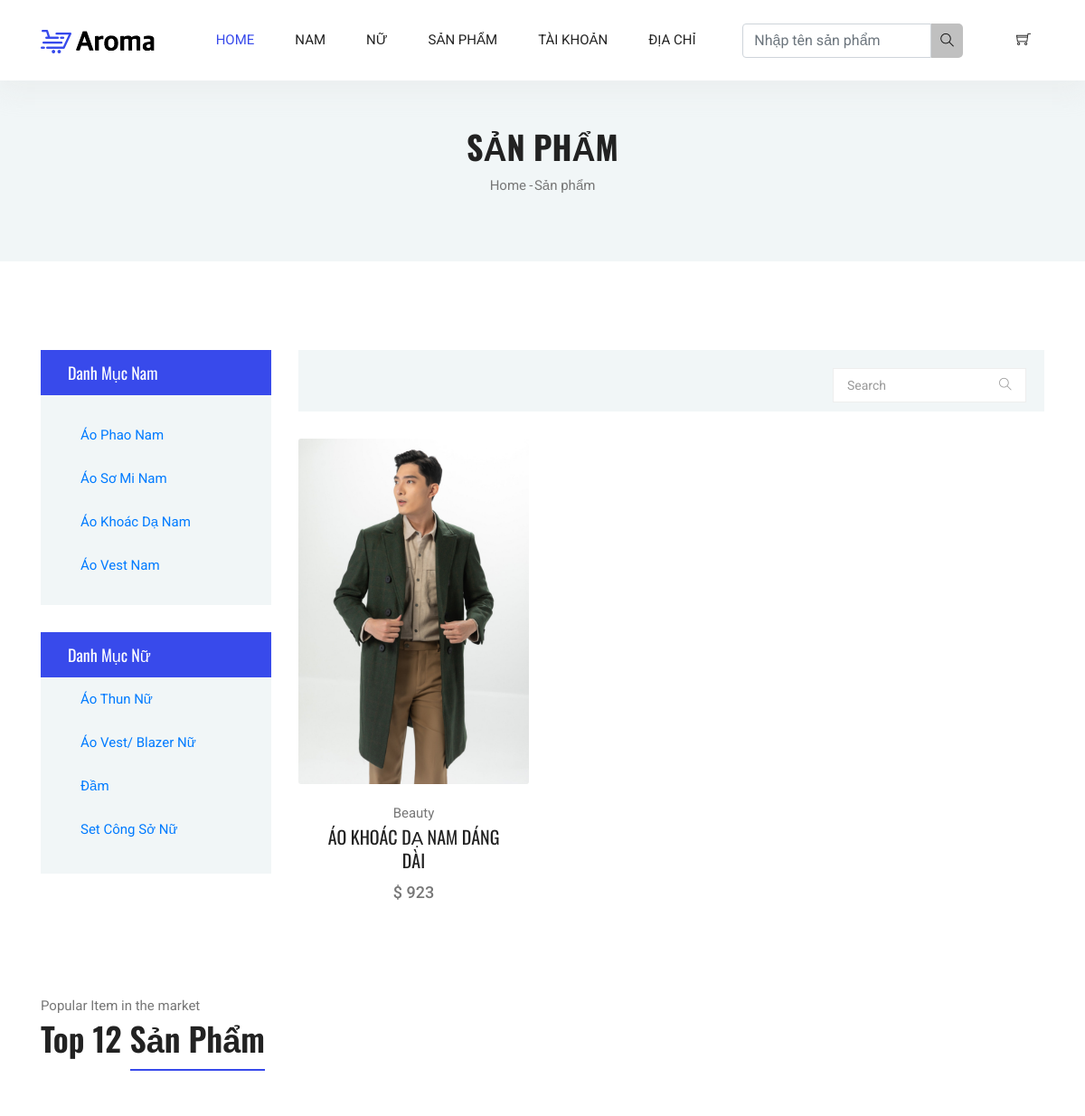
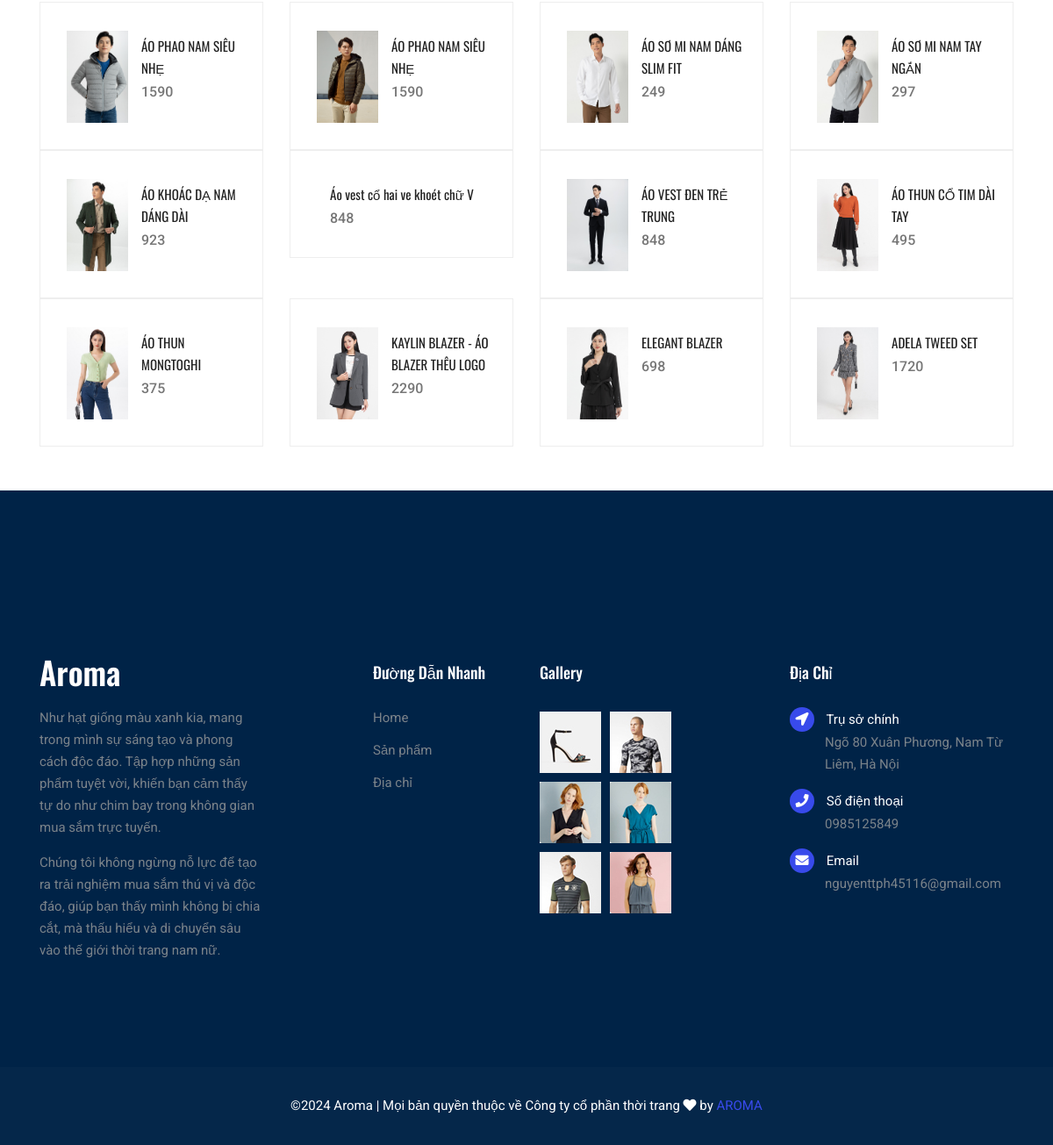
Page /index.php?act=sanpham&ma_danh_muc_nam=5 on the committed database (2 pictures, top to bottom).
### tables this page shows
CREATE TABLE `danhmuc_nam` (
  `ma_danhmuc_nam` int(11) NOT NULL,
  `ten_danhmuc_nam` varchar(225) NOT NULL
);

CREATE TABLE `danhmuc_nu` (
  `ma_danhmuc_nu` int(11) NOT NULL,
  `ten_danhmuc_nu` varchar(255) NOT NULL
);

CREATE TABLE `sanpham` (
  `ma_sanpham` int(11) NOT NULL,
  `ten_sanpham` varchar(255) NOT NULL,
  `hinh` varchar(255) NOT NULL,
  `gia_sanpham` int(100) NOT NULL,
  `mota` text NOT NULL,
  `ma_mau_sac` int(11) NOT NULL,
  `ma_size` int(11) NOT NULL,
  `luotxem` int(11) NOT NULL,
  `ma_danh_muc_nu` int(11) NOT NULL,
  `ma_danh_muc_nam` int(11) NOT NULL
);

### model/pdo.php (called while the page is built, shortened)
<?php
function pdo_get_connection(){
    $dburl = "mysql:host=localhost;dbname=da1;charset=utf8";
    $username = 'root';
    $password = '';
    $conn = new PDO($dburl, $username, $password);
    $conn->setAttribute(PDO::ATTR_ERRMODE, PDO::ERRMODE_EXCEPTION);
    return $conn;
}
function pdo_query($sql){
    $sql_args = array_slice(func_get_args(), 1);
    try{
        $conn = pdo_get_connection();
        $stmt = $conn->prepare($sql);
        $stmt->execute($sql_args);
        $rows = $stmt->fetchAll();
        return $rows;
    }
    catch(PDOException $e){
        throw $e;
    }
    finally{
        unset($conn);
    }
}

### model/danhmucnam.php (called while the page is built, shortened)
<?php
    function loadall_danhmuc_nam(){
        $sql = "SELECT * FROM danhmuc_nam order by ma_danhmuc_nam desc";
        $listdanhmuc_nam = pdo_query($sql);
        return $listdanhmuc_nam;
    }
?>

### model/danhmucnu.php (called while the page is built, shortened)
<?php
    function loadall_danhmuc_nu(){
        $sql = "SELECT * FROM danhmuc_nu order by ma_danhmuc_nu desc";
        $listdanhmuc_nu = pdo_query($sql);
        return $listdanhmuc_nu;
    }
?>

### model/sanpham.php (called while the page is built, shortened)
<?php
function loadall_sanpham($kyw = "", $ma_danh_muc_nam = 0, $ma_danh_muc_nu = 0)
{
    $sql = "SELECT * FROM sanpham WHERE 1";
    if ($ma_danh_muc_nam > 0) {
        $sql .= " AND ma_danh_muc_nam ='" . $ma_danh_muc_nam . "'";
    }
    $sql .= " ORDER BY ma_sanpham DESC";
    $listsanpham = pdo_query($sql);
    return $listsanpham;
}
function loadall_sanpham_home()
{
    $sql = "SELECT * FROM sanpham WHERE 1 order by ma_sanpham desc limit 0,15";
    $listsanpham = pdo_query($sql);
    return $listsanpham;
}
function loadall_sanpham_top10()
{
    $sql = "SELECT * FROM sanpham WHERE 1 order by luotxem desc limit 0,12";
    $listsanpham = pdo_query($sql);
    return $listsanpham;
}
?>

### global.php (called while the page is built)
<?php
  $img_path="upload/"
?>

### view/sanpham.php (the view, shortened to what this page needs)
<section class="blog-banner-area" style="height: 200px;" id="category">
	<div class="container h-100">
		<div class="blog-banner">
			<div class="text-center">
				<h1>SẢN PHẨM</h1>
				<nav aria-label="breadcrumb" class="banner-breadcrumb">
					<ol class="breadcrumb">
						<li class="breadcrumb-item"><a href="index.php">Home</a></li>
						<li class="breadcrumb-item active" aria-current="page">Sản phẩm</li>
					</ol>
				</nav>
			</div>
		</div>
	</div>
</section>
<?php
include "boxtraisanpham.php";
?>
<div class="col-xl-9 col-lg-8 col-md-7">
	<div class="filter-bar d-flex flex-wrap align-items-center">
		<div>
			<div class="input-group filter-bar-search">
				<form action="index.php?act=sanpham" method="post" class="input-group filter-bar-search">
					<input type="text" placeholder="Search" name="kyw">
					<div class="input-group-append">
						<button type="submit" name="timkiem"><i class="ti-search"></i></button>
					</div>
				</form>
			</div>
		</div>
	</div>
	<section class="lattest-product-area pb-40 category-list">
		<div class="row">
			<?php
			foreach ($dssp as $sp) {
				extract($sp);
				$linksp = "index.php?act=sanphamct&ma_sanpham=" . $ma_sanpham;
				$hinh = $img_path . $hinh;
				echo '<div class="col-md-6 col-lg-4">
                                       <div class="card text-center card-product">
                                           <div class="card-product__img">
                                               <a href="' . $linksp . '"><img class="card-img" src="' . $hinh . '" alt="" /></a>
                                               <ul class="card-product__imgOverlay">
                                                   <li>
												<a href="' . $linksp . '"><p class="card-product__price">Quick view</p></a>
                                                   </li>
                                               </ul>
                                           </div>
                                       <div class="card-body">
                                           <p>Beauty</p>
                                           <h4 class="card-product__title"><a href="' . $linksp . '">' . $ten_sanpham . '</a> </h4>
                                           <p class="card-product__price">$ ' . $gia_sanpham . '</i></p>
                                       </div>
                                       </div>
                                   </div>';
			}
			?>
		</div>
	</section>
</div>
</div>
</div>
</section>
<section class="related-product-area">
	<div class="container">
		<div class="section-intro pb-60px">
			<p>Popular Item in the market</p>
			<h2>Top 12 <span class="section-intro__style">Sản Phẩm</span></h2>
		</div>
		<div class="row mt-30">
			<?php
			foreach ($dstop10 as $sp) {
				extract($sp);
				$linksp = "index.php?act=sanphamct&ma_sanpham=" . $ma_sanpham;
				$hinh = $img_path . $hinh;
				echo '<div  class="col-sm-6 col-xl-3 mb-4 mb-xl-0">
					<div class="single-search-product-wrapper">
						<div class="single-search-product d-flex">
                      			<a href="' . $linksp . '"> <img src="' . $hinh . '" alt=""> </a>
							<div class="desc">
                       			<a class="title" href="' . $linksp . '">' . $ten_sanpham . '</a>
								<div class="price">' . $gia_sanpham . '</div>
							</div>
						</div>
					</div>
                   	</div>';
			}
			?>
		</div>
		<br>
	</div>
	<br>
</section>

### view/boxtraisanpham.php
<section class="section-margin--small mb-5">
    <div class="container">
        <div class="row">
            <div class="col-xl-3 col-lg-4 col-md-5">
                <div class="sidebar-categories">
                    <div class="head">Danh Mục Nam</div>
                    <ul class="main-categories">
                        <li class="common-filter">
                            <form action="#">
                                <ul>
                                    <?php
                                    $listdanhmuc = loadall_danhmuc_nam();
                                    foreach ($listdanhmuc as $dm_nam) {
                                        extract($dm_nam);
                                        $linkdmnam = "index.php?act=sanpham&ma_danh_muc_nam=" . $ma_danhmuc_nam;
                                        echo '<li class="filter-list" ><a class="nav-link" href="' . $linkdmnam . '">' . $ten_danhmuc_nam . '</a></li>';
                                    }
                                    ?>
                                </ul>
                            </form>
                        </li>
                    </ul>
                </div>
                <div class="sidebar-filter">
                    <div class="top-filter-head">Danh Mục Nữ</div>
                    <div class="common-filter">
                        <form action="#">
                            <ul>
                                <?php
                                    $listdanhmuc = loadall_danhmuc_nu();
                                    foreach ($listdanhmuc as $dm_nu) {
                                        extract($dm_nu);
                                        $linkdmnu = "index.php?act=sanpham&ma_danh_muc_nu=" . $ma_danhmuc_nu;
                                        echo '<li class="filter-list"><a class="nav-link" href="' . $linkdmnu . '">' . $ten_danhmuc_nu . '</a></li>';
                                    }
                                    ?>
                            </ul>
                        </form>
                    </div>
                </div>
            </div>

### rows in the picture
danhmuc_nam: ten_danhmuc_nam "Áo Phao Nam"
danhmuc_nam: ten_danhmuc_nam "Áo Sơ Mi Nam"
danhmuc_nam: ten_danhmuc_nam "Áo Khoác Dạ Nam"
danhmuc_nam: ten_danhmuc_nam "Áo Vest Nam"
danhmuc_nu: ten_danhmuc_nu "Áo Thun Nữ"
danhmuc_nu: ten_danhmuc_nu "Áo Vest/ Blazer Nữ"
danhmuc_nu: ten_danhmuc_nu "Đầm"
danhmuc_nu: ten_danhmuc_nu "Set Công Sở Nữ"
sanpham: ten_sanpham "ÁO KHOÁC DẠ NAM DÁNG DÀI", gia_sanpham "923", shows a picture
sanpham: shows a picture, ten_sanpham "ÁO PHAO NAM SIÊU NHẸ", gia_sanpham "1590"
sanpham: shows a picture, ten_sanpham "ÁO PHAO NAM SIÊU NHẸ", gia_sanpham "1590"
sanpham: shows a picture, ten_sanpham "ÁO SƠ MI NAM DÁNG SLIM FIT", gia_sanpham "249"
sanpham: shows a picture, ten_sanpham "ÁO SƠ MI NAM TAY NGẮN", gia_sanpham "297"
sanpham: ten_sanpham "Áo vest cổ hai ve khoét chữ V", gia_sanpham "848"
sanpham: shows a picture, ten_sanpham "ÁO VEST ĐEN TRẺ TRUNG", gia_sanpham "848"
sanpham: shows a picture, ten_sanpham "ÁO THUN CỔ TIM DÀI TAY", gia_sanpham "495"
sanpham: shows a picture, ten_sanpham "ÁO THUN MONGTOGHI", gia_sanpham "375"
sanpham: shows a picture, ten_sanpham "KAYLIN BLAZER - ÁO BLAZER THÊU LOGO", gia_sanpham "2290"
sanpham: shows a picture, ten_sanpham "ELEGANT BLAZER", gia_sanpham "698"
sanpham: shows a picture, ten_sanpham "ADELA TWEED SET", gia_sanpham "1720"
